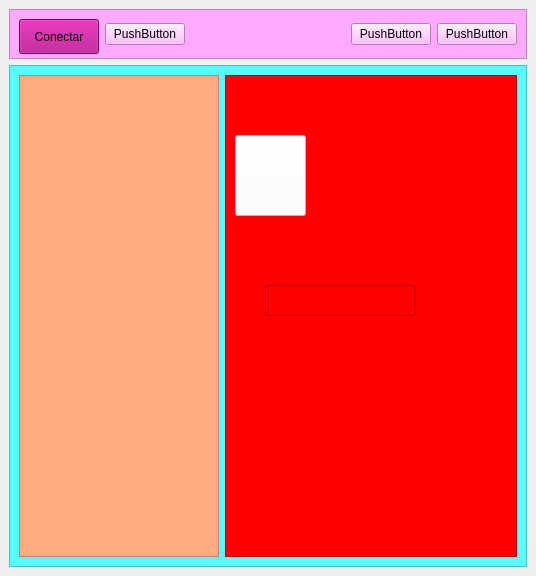
<?xml version="1.0" encoding="UTF-8"?>
<ui version="4.0">
 <class>MainWindow</class>
 <widget class="QMainWindow" name="MainWindow">
  <property name="geometry">
   <rect>
    <x>0</x>
    <y>0</y>
    <width>536</width>
    <height>576</height>
   </rect>
  </property>
  <property name="cursor">
   <cursorShape>ArrowCursor</cursorShape>
  </property>
  <property name="windowTitle">
   <string>MainWindow</string>
  </property>
  <widget class="QWidget" name="centralwidget">
   <layout class="QGridLayout" name="gridLayout">
    <item row="0" column="0">
     <widget class="QFrame" name="frame">
      <property name="maximumSize">
       <size>
        <width>16777215</width>
        <height>50</height>
       </size>
      </property>
      <property name="styleSheet">
       <string notr="true">

background-color: rgb(255, 170, 255);</string>
      </property>
      <property name="frameShape">
       <enum>QFrame::StyledPanel</enum>
      </property>
      <property name="frameShadow">
       <enum>QFrame::Raised</enum>
      </property>
      <layout class="QGridLayout" name="gridLayout_2">
       <item row="0" column="5">
        <widget class="QPushButton" name="pushButton_3">
         <property name="text">
          <string>PushButton</string>
         </property>
        </widget>
       </item>
       <item row="0" column="1">
        <widget class="QPushButton" name="pushButton_2">
         <property name="text">
          <string>PushButton</string>
         </property>
        </widget>
       </item>
       <item row="0" column="4">
        <widget class="QPushButton" name="pushButton_4">
         <property name="text">
          <string>PushButton</string>
         </property>
        </widget>
       </item>
       <item row="0" column="2">
        <spacer name="horizontalSpacer">
         <property name="orientation">
          <enum>Qt::Horizontal</enum>
         </property>
         <property name="sizeHint" stdset="0">
          <size>
           <width>40</width>
           <height>20</height>
          </size>
         </property>
        </spacer>
       </item>
       <item row="0" column="0">
        <widget class="QPushButton" name="pushButton">
         <property name="minimumSize">
          <size>
           <width>0</width>
           <height>35</height>
          </size>
         </property>
         <property name="maximumSize">
          <size>
           <width>16777215</width>
           <height>35</height>
          </size>
         </property>
         <property name="styleSheet">
          <string notr="true">background-color: rgb(170, 0, 127);</string>
         </property>
         <property name="text">
          <string>Conectar</string>
         </property>
         <property name="icon">
          <iconset>
           <normaloff>iconos/connection_6581707.png</normaloff>iconos/connection_6581707.png</iconset>
         </property>
        </widget>
       </item>
      </layout>
     </widget>
    </item>
    <item row="1" column="0">
     <widget class="QFrame" name="frameazul">
      <property name="styleSheet">
       <string notr="true">background-color: rgb(85, 255, 255);
</string>
      </property>
      <property name="frameShape">
       <enum>QFrame::StyledPanel</enum>
      </property>
      <property name="frameShadow">
       <enum>QFrame::Raised</enum>
      </property>
      <layout class="QHBoxLayout" name="horizontalLayout">
       <item>
        <widget class="QFrame" name="frame_3">
         <property name="minimumSize">
          <size>
           <width>200</width>
           <height>0</height>
          </size>
         </property>
         <property name="maximumSize">
          <size>
           <width>200</width>
           <height>16777215</height>
          </size>
         </property>
         <property name="styleSheet">
          <string notr="true">background-color: rgb(255, 170, 127);</string>
         </property>
         <property name="frameShape">
          <enum>QFrame::StyledPanel</enum>
         </property>
         <property name="frameShadow">
          <enum>QFrame::Raised</enum>
         </property>
        </widget>
       </item>
       <item>
        <widget class="QFrame" name="frame_4">
         <property name="styleSheet">
          <string notr="true">background-color: rgb(255, 0, 0);</string>
         </property>
         <property name="frameShape">
          <enum>QFrame::StyledPanel</enum>
         </property>
         <property name="frameShadow">
          <enum>QFrame::Raised</enum>
         </property>
         <widget class="QPushButton" name="btnNombre">
          <property name="geometry">
           <rect>
            <x>10</x>
            <y>60</y>
            <width>71</width>
            <height>81</height>
           </rect>
          </property>
          <property name="cursor">
           <cursorShape>WhatsThisCursor</cursorShape>
          </property>
          <property name="styleSheet">
           <string notr="true">background-color: rgb(255, 255, 255);</string>
          </property>
          <property name="text">
           <string/>
          </property>
          <property name="icon">
           <iconset>
            <normaloff>iconos/Imagen3.png</normaloff>iconos/Imagen3.png</iconset>
          </property>
          <property name="iconSize">
           <size>
            <width>65</width>
            <height>65</height>
           </size>
          </property>
         </widget>
         <widget class="QLineEdit" name="txtValor">
          <property name="geometry">
           <rect>
            <x>40</x>
            <y>210</y>
            <width>151</width>
            <height>31</height>
           </rect>
          </property>
          <property name="font">
           <font>
            <pointsize>15</pointsize>
           </font>
          </property>
          <property name="text">
           <string/>
          </property>
          <property name="alignment">
           <set>Qt::AlignCenter</set>
          </property>
         </widget>
        </widget>
       </item>
      </layout>
     </widget>
    </item>
   </layout>
  </widget>
 </widget>
 <resources/>
 <connections/>
</ui>
